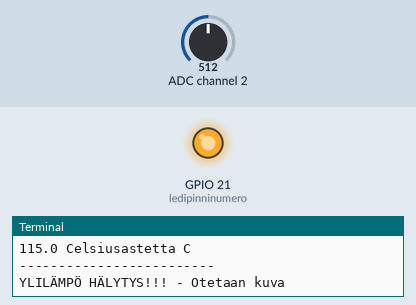
This program was run on a simulated Raspberry Pi (BCM pin numbers). On the bench: output pins drawn as LEDs (lit = HIGH), the last lines printed to the terminal. The inputs (shaded band) are chosen by the test bench; at power-on: ADC channel 2 = 512 (analog values on the 0–1023 scale). The camera gives no picture and a still takes 0.5 s.

Above: at 1.2 s.
1.3 s: ADC channel 2 set to 245
7.4 s: ADC channel 2 set to 212
At 12.0 s:
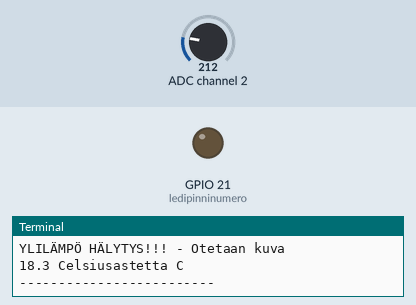
13.5 s: ADC channel 2 set to 306
At 17.1 s:
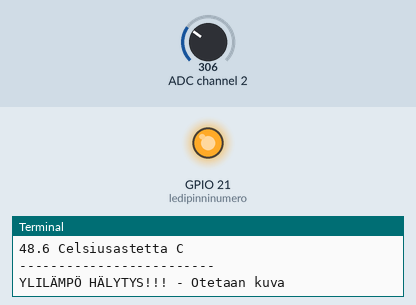
19.6 s: ADC channel 2 set to 122
At 22.5 s:
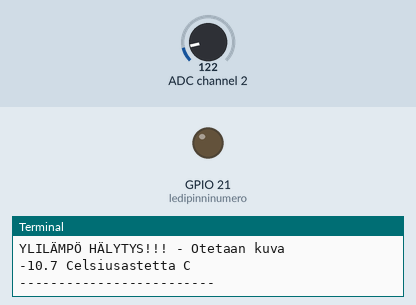
Timing chart, 0 to 24.0 s (numbered marks = the images above; inputs shaded):
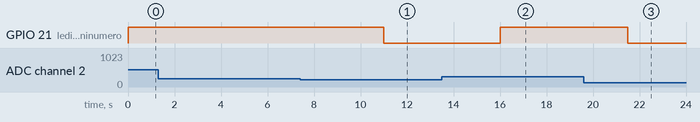

The program:

valvolampoa.py
```python
#!/usr/bin/python
# -*- coding: UTF-8 -*-
import RPi.GPIO as GPIO
import spidev
import time
import picamera

ledipinninumero=21
# A0 = 0, A1 = 1, A2 = 2, A3 =3
temp_channel = 2
rajalampo = 24
print ("\nKytke liittimeen A%1d\n" % temp_channel)
#time.sleep(1)
spi = spidev.SpiDev()
kamera = picamera.PiCamera()
spi.open(0,0)
spi.max_speed_hz=1000000
def readadc(adcnum):
# read SPI data from MCP3004 chip, 4 possible adc's (0 thru 3)
    if adcnum > 3 or adcnum < 0:
        return -1
    r = spi.xfer2([1,8+adcnum <<4,0])
    adcout = ((r[1] &3) <<8)+r[2]
    return adcout

GPIO.setmode(GPIO.BCM)
GPIO.setup(ledipinninumero, GPIO.OUT)


i = 1
while True:
	value = readadc(temp_channel)
	volts = (value * 3.3) / 1024
	temperature_C = (volts - 0.5) * 100
	print("%4.1f Celsiusastetta C" % temperature_C)
	print("-------------------------")
        if temperature_C > rajalampo:
           GPIO.output(ledipinninumero, True)
           print("YLILÄMPÖ HÄLYTYS!!! - Otetaan kuva")
           kamera.capture('kuva%03i.jpg' %i)
           i += 1
           if i > 3:
               i = 1
        else:
           GPIO.output(ledipinninumero, False)
	time.sleep(5)
```

Measured:
- the behaviour switches between 230 and 229 on ADC channel 2 (found by bisection; images 0 and 1)
- after the input at 7.4 s, GPIO 21 (ledipinninumero): HIGH → LOW after 3.6 s
- after the input at 13.5 s, GPIO 21 (ledipinninumero): LOW → HIGH after 2.5 s
- after the input at 19.6 s, GPIO 21 (ledipinninumero): HIGH → LOW after 1.9 s
